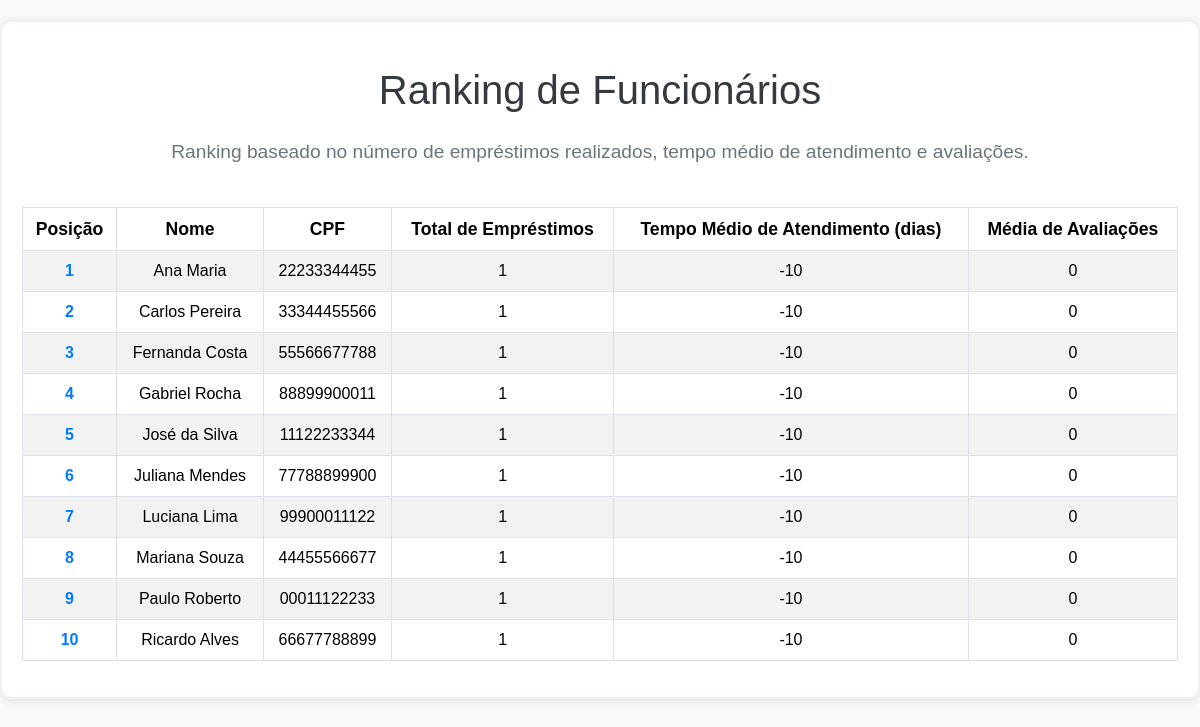
Page /funcionario_ranking.php (signed in) on the committed database.
### tables this page shows
CREATE TABLE IF NOT EXISTS `funcionario` (
  `idfuncionario` INT NOT NULL AUTO_INCREMENT,
  `nome` VARCHAR(100) NOT NULL,
  `cpf` VARCHAR(45) NOT NULL,
  `salario` DECIMAL(10,2) NOT NULL,
  `data_de_nascimento` DATE NOT NULL,
  `telefone` VARCHAR(45) NOT NULL,
  PRIMARY KEY (`idfuncionario`));

### public/funcionario_ranking.php (the view, shortened to what this page needs)
<?php
require_once "../controle/conexao.php";
function contarEmprestimosFuncionario($idfuncionario)
{
    global $conexao;
    $sql = "SELECT COUNT(*) AS total_emprestimos FROM emprestimo WHERE funcionario_idfuncionario = $idfuncionario";
    $resultado = mysqli_query($conexao, $sql);
    if ($resultado) {
        $linha = mysqli_fetch_assoc($resultado);
        return $linha['total_emprestimos'];
    }
    return 0;
}
function tempoMedioAtendimento($idfuncionario)
{
    global $conexao;
    $sql = "SELECT AVG(DATEDIFF(dia_do_emprestimo, devolucao)) AS tempo_medio FROM emprestimo WHERE funcionario_idfuncionario = $idfuncionario";
    $resultado = mysqli_query($conexao, $sql);
    if ($resultado) {
        $linha = mysqli_fetch_assoc($resultado);
        $tempoMedio = $linha['tempo_medio'] !== null ? $linha['tempo_medio'] : 0;
        return round($tempoMedio, 2);
    }
    return 0;
}
function mediaAvaliacoesFuncionario($idfuncionario)
{
    global $conexao;
    $sql = "SELECT AVG(avaliacao) AS media_avaliacao FROM avaliacao_funcionario WHERE funcionario_idfuncionario = $idfuncionario";
    $resultado = mysqli_query($conexao, $sql);
    if ($resultado) {
        $linha = mysqli_fetch_assoc($resultado);
        $media = $linha['media_avaliacao'] !== null ? $linha['media_avaliacao'] : 0;
        return round($media, 2);
    }
    return 0;
}
$sqlFuncionarios = "SELECT * FROM funcionario ORDER BY nome ASC";
$resultadoFuncionarios = mysqli_query($conexao, $sqlFuncionarios);
$rankingFuncionarios = [];
while ($funcionario = mysqli_fetch_assoc($resultadoFuncionarios)) {
    $idfuncionario = $funcionario['idfuncionario'];
    $nome = $funcionario['nome'];
    $cpf = $funcionario['cpf'];
    $totalEmprestimos = contarEmprestimosFuncionario($idfuncionario);
    $tempoMedio = tempoMedioAtendimento($idfuncionario);
    $mediaAvaliacoes = mediaAvaliacoesFuncionario($idfuncionario);
    $rankingFuncionarios[] = [
        'nome' => $nome,
        'cpf' => $cpf,
        'total_emprestimos' => $totalEmprestimos,
        'tempo_medio' => $tempoMedio,
        'media_avaliacoes' => $mediaAvaliacoes,
    ];
}
usort($rankingFuncionarios, function ($a, $b) {
    if ($a['total_emprestimos'] == $b['total_emprestimos']) {
        return $a['tempo_medio'] <=> $b['tempo_medio'];
    }
    return $b['total_emprestimos'] <=> $a['total_emprestimos'];
});
?>
<!DOCTYPE html>
<html lang="pt-br">
<head>
    <link href="https://cdn.jsdelivr.net/npm/bootstrap@5.3.3/dist/css/bootstrap.min.css" rel="stylesheet">
</head>
<body>
    <div class="container">
        <h1 class="my-4 text-center">Ranking de Funcionários</h1>
        <p class="lead text-center">Ranking baseado no número de empréstimos realizados, tempo médio de atendimento e avaliações.</p>
        <table class="table table-striped table-bordered table-hover">
            <thead class="thead-dark">
                <tr>
                    <th scope="col">Posição</th>
                    <th scope="col">Nome</th>
                    <th scope="col">CPF</th>
                    <th scope="col">Total de Empréstimos</th>
                    <th scope="col">Tempo Médio de Atendimento (dias)</th>
                    <th scope="col">Média de Avaliações</th>
                </tr>
            </thead>
            <tbody>
                <?php
                $posicao = 1;
                foreach ($rankingFuncionarios as $funcionario) {
                    echo "<tr>";
                    echo "<td>{$posicao}</td>";
                    echo "<td>{$funcionario['nome']}</td>";
                    echo "<td>{$funcionario['cpf']}</td>";
                    echo "<td>{$funcionario['total_emprestimos']}</td>";
                    echo "<td>{$funcionario['tempo_medio']}</td>";
                    echo "<td>{$funcionario['media_avaliacoes']}</td>";
                    echo "</tr>";
                    $posicao++;
                }
                ?>
            </tbody>
        </table>
    </div>
</body>
</html>

### public/funcionario_ranking.php (style rules this page uses)
* { margin: 0; padding: 0; box-sizing: border-box; }
body { font-family: Arial, sans-serif; background-color: #f8f9fa; margin-top: 20px; }
.container { max-width: 1200px; margin: 0 auto; background-color: #ffffff; padding: 20px; border-radius: 10px; box-shadow: 0 2px 10px rgba(0, 0, 0, 0.1); }
h1 { font-size: 2.5rem; color: #343a40; margin-bottom: 20px; text-align: center; }
p.lead { font-size: 1.2rem; color: #6c757d; text-align: center; margin-bottom: 40px; }
table { width: 100%; margin-bottom: 20px; border-collapse: collapse; }
table th, table td { padding: 12px; text-align: center; vertical-align: middle; }
thead { background-color: #007bff; color: #ffffff; }
table th { font-size: 1.1rem; font-weight: bold; }
table tr:nth-child(even) { background-color: #f2f2f2; }
table td:first-child { font-weight: bold; color: #007bff; }
.container { border-radius: 12px; overflow: hidden; border: 2px solid #f1f1f1; }

### rows in the picture
funcionario: nome "Ana Maria", cpf "22233344455", total_emprestimos "1", tempo_medio "-10", media_avaliacoes "0"
funcionario: nome "Carlos Pereira", cpf "33344455566", total_emprestimos "1", tempo_medio "-10", media_avaliacoes "0"
funcionario: nome "Fernanda Costa", cpf "55566677788", total_emprestimos "1", tempo_medio "-10", media_avaliacoes "0"
funcionario: nome "Gabriel Rocha", cpf "88899900011", total_emprestimos "1", tempo_medio "-10", media_avaliacoes "0"
funcionario: nome "José da Silva", cpf "11122233344", idfuncionario "1", tempo_medio "-10", media_avaliacoes "0"
funcionario: nome "Juliana Mendes", cpf "77788899900", total_emprestimos "1", tempo_medio "-10", media_avaliacoes "0"
funcionario: nome "Luciana Lima", cpf "99900011122", total_emprestimos "1", tempo_medio "-10", media_avaliacoes "0"
funcionario: nome "Mariana Souza", cpf "44455566677", total_emprestimos "1", tempo_medio "-10", media_avaliacoes "0"
funcionario: nome "Paulo Roberto", cpf "00011122233", total_emprestimos "1", tempo_medio "-10", media_avaliacoes "0"
funcionario: nome "Ricardo Alves", cpf "66677788899", total_emprestimos "1", tempo_medio "-10", media_avaliacoes "0"
